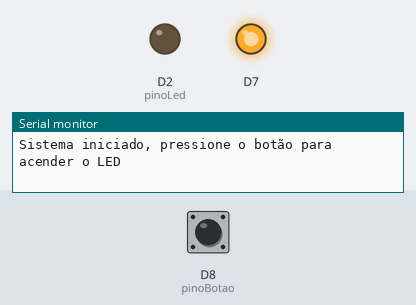
The program below on a simulated ESP8266 (Wemos D1 mini). On the bench: output pins drawn as LEDs (lit = HIGH), the last lines printed to the serial monitor. The inputs (shaded band) are chosen by the test bench; at power-on: D8 (pinoBotao) HIGH.

Above: at 1.2 s.
1.3 s: D8 (pinoBotao) pulled LOW for 0.15 s
At 1.37 s:
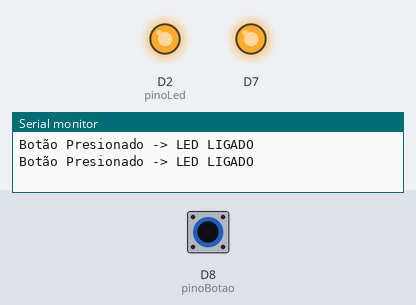
2.9 s: D8 (pinoBotao) pulled LOW for 3.2 s
At 6.4 s:
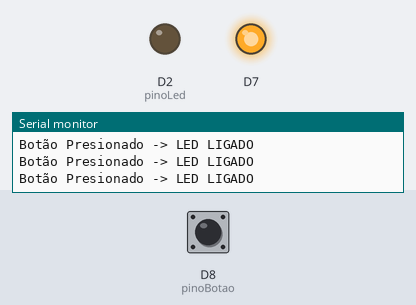
Timing chart, 0 to 7.9 s (numbered marks = the images above; inputs shaded):
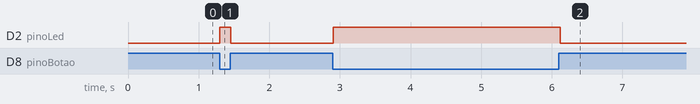

The program:

main.cpp
```cpp
#include <Arduino.h>
const int pinoLed = D2;
const int pinoBotao = D8;
const int pinoLedV = D11;
int estadoBotao = 0;

long tempoAnteriorLED = 0;
long intervaloLED = 2000;
int estadoLED = LOW;


void setup() {
  // Configura a velocidade de comunicação
Serial.begin(115200);
//OUTPUT = Saida de dados // Input = Entrada de dados // Input_pullup = Entrada de dados de pulso
pinMode(pinoLed, OUTPUT);
pinMode(pinoBotao, INPUT_PULLUP);
pinMode(pinoLedV, OUTPUT);

//Garante que o LED inicia desligado
digitalWrite(pinoLed, LOW);
digitalWrite(pinoLedV,HIGH);

//Msg de inicialização
Serial.println("Sistema iniciado, pressione o botão para acender o LED");
}

void loop() {

long tempoAtual = millis();

if (tempoAtual - tempoAnteriorLED >= intervaloLED)
{
  tempoAnteriorLED = tempoAtual;

  if (estadoLED == LOW)
  {
    estadoLED = HIGH;
  }
  else{
    estadoLED = LOW;
  }
  digitalWrite(pinoLed , estadoLED);

}

  // Lê o estado atual do pino do botão
  estadoBotao = digitalRead(pinoBotao);


  //Se o botão estiver pressionado, liga o LED
  if (estadoBotao == LOW)
  {

digitalWrite(pinoLed, HIGH);
Serial.println("Botão Presionado -> LED LIGADO ");

  }else{
    digitalWrite(pinoLed, LOW);
  }

//Debounce - Atraso proposital
delay(50);

}
```

Measured:
- after the input at 1.3 s, D2 (pinoLed): LOW → HIGH at once, → LOW 0.15 s later
- after the input at 2.9 s, D2 (pinoLed): LOW → HIGH at once, → LOW 3.2 s later
